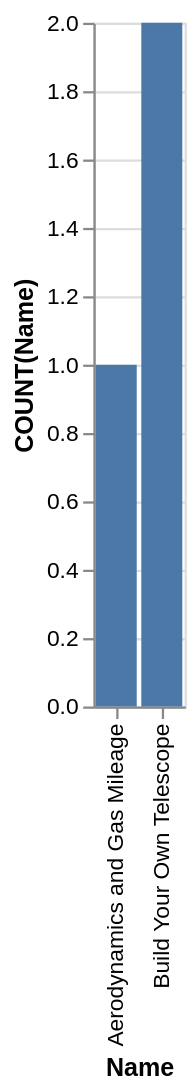

Source (Vega-Lite JSON):
### Vega-Lite specification from a JSON file in a GitHub repository (floating-point values rounded to 4 significant figures)
{"data": {"values": [{"x_data": "Aerodynamics and Gas Mileage", "y_data": 1}, {"x_data": "Build Your Own Telescope", "y_data": 2}]}, "mark": "bar", "encoding": {"x": {"field": "x_data", "type": "nominal", "title": "Name", "sort": "ascending"}, "y": {"field": "y_data", "type": "quantitative", "title": "COUNT(Name)"}}}
